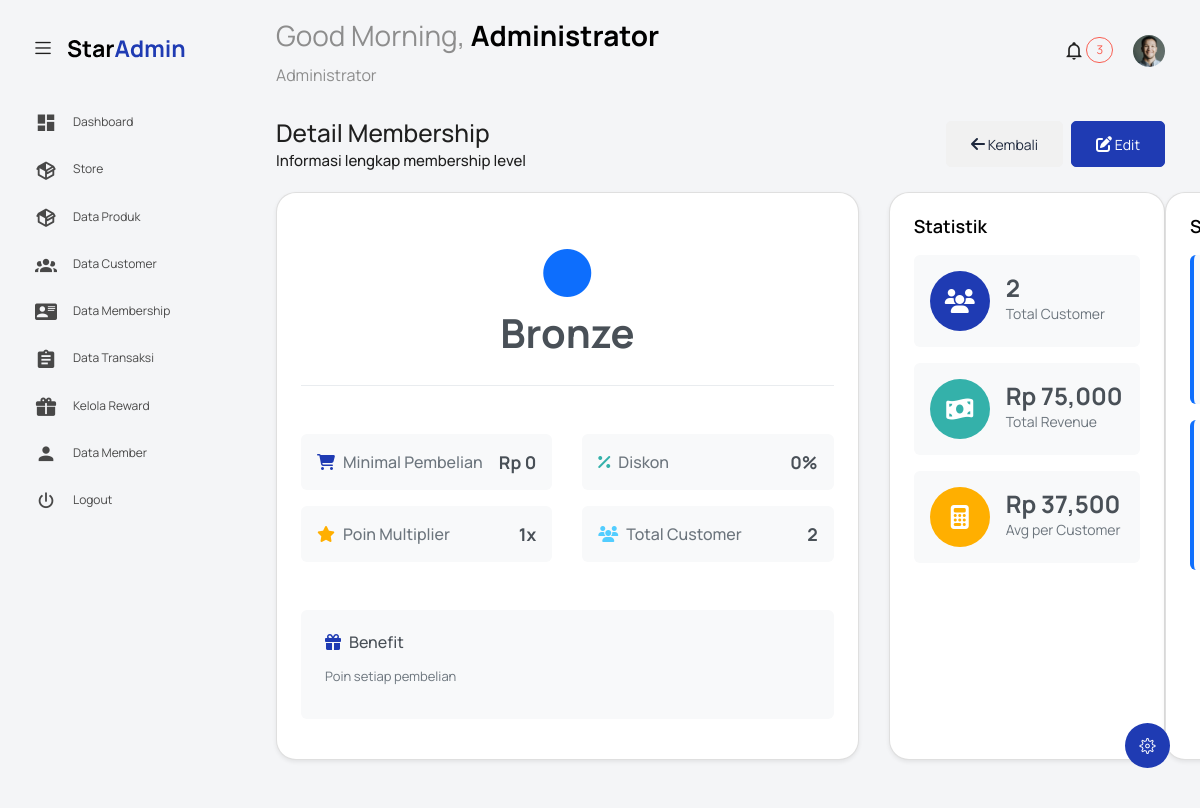
The app's page /index.php?controller=membership&action=view&id=1 (signed in) with its own data.
### tables this page shows
CREATE TABLE `membership` (
  `membership_id` int NOT NULL,
  `nama_membership` varchar(50) NOT NULL,
  `minimal_pembelian` decimal(10,2) NOT NULL,
  `diskon_persen` int DEFAULT '0',
  `poin_per_pembelian` int DEFAULT '1',
  `benefit` text
);

### controllers/MembershipController.php (called while the page is built, shortened)
<?php
class MembershipController {
    private $membershipModel;
    public function __construct() {
        $this->membershipModel = new MembershipModel();
    }
    public function view() {
        $id = $_GET['id'] ?? 0;
        $membership = $this->membershipModel->getMembershipById($id);
        $stats = $this->membershipModel->getMembershipStats($id);
        loadView('membership/view', [
            'membership' => $membership,
            'stats' => $stats,
            'title' => 'Detail Membership'
        ]);
    }
}
?>

### models/MembershipModel.php (called while the page is built, shortened)
<?php
class MembershipModel {
    private $conn;
    public function __construct() {
        global $conn;
        $this->conn = $conn;
    }
    public function getMembershipById($id) {
        $stmt = $this->conn->prepare("SELECT * FROM membership WHERE membership_id = ?");
        $stmt->bind_param("i", $id);
        $stmt->execute();
        $result = $stmt->get_result();
        return $result ? $result->fetch_assoc() : null;
    }
    public function getMembershipStats($id) {
        $stmt = $this->conn->prepare("SELECT COUNT(*) as total_customers, SUM(total_pembelian) as total_revenue FROM customers WHERE membership_id = ?");
        $stmt->bind_param("i", $id);
        $stmt->execute();
        $result = $stmt->get_result();
        return $result ? $result->fetch_assoc() : ['total_customers' => 0, 'total_revenue' => 0];
    }
}
?>

### views/membership/view.php (the view, shortened to what this page needs)
<?php include('template/header.php'); ?>
<body class="with-welcome-text">
  <div class="container-scroller">
    <?php include 'template/navbar.php'; ?>
    <div class="container-fluid page-body-wrapper">
      <?php include 'template/setting_panel.php'; ?>
      <?php include 'template/sidebar.php'; ?>
      <div class="main-panel">
        <div class="content-wrapper">
          <div class="row">
            <div class="col-md-12 grid-margin">
              <div class="row">
                <div class="col-12 col-xl-8 mb-4 mb-xl-0">
                  <h3 class="font-weight-bold">Detail Membership</h3>
                  <h6 class="font-weight-normal mb-0">Informasi lengkap membership level</h6>
                </div>
                <div class="col-12 col-xl-4">
                  <div class="d-flex justify-content-end">
                    <a href="index.php?controller=membership" class="btn btn-secondary me-2">
                      <i class="fas fa-arrow-left"></i> Kembali
                    </a>
                    <a href="index.php?controller=membership&action=edit&id=<?= $membership['membership_id'] ?>" class="btn btn-primary">
                      <i class="fas fa-edit"></i> Edit
                    </a>
                  </div>
                </div>
              </div>
            </div>
          </div>
          <div class="row">
            <div class="col-lg-8 grid-margin stretch-card">
              <div class="card">
                <div class="card-body">
                  <div class="membership-header">
                    <div class="membership-badge">
                      <?php
                      $icons = ['fas fa-circle', 'fas fa-star', 'fas fa-crown', 'fas fa-gem'];
                      $colorIndex = ($membership['membership_id'] - 1) % 4;
                      ?>
                      <i class="<?= $icons[$colorIndex] ?> membership-icon"></i>
                      <h2 class="membership-name"><?= htmlspecialchars($membership['nama_membership']) ?></h2>
                    </div>
                  </div>
                  <div class="membership-details">
                    <div class="row">
                      <div class="col-md-6">
                        <div class="detail-item">
                          <div class="detail-label">
                            <i class="fas fa-shopping-cart text-primary"></i>
                            <span>Minimal Pembelian</span>
                          </div>
                          <div class="detail-value">
                            <strong>Rp <?= number_format($membership['minimal_pembelian']) ?></strong>
                          </div>
                        </div>
                      </div>
                      <div class="col-md-6">
                        <div class="detail-item">
                          <div class="detail-label">
                            <i class="fas fa-percentage text-success"></i>
                            <span>Diskon</span>
                          </div>
                          <div class="detail-value">
                            <strong><?= $membership['diskon_persen'] ?>%</strong>
                          </div>
                        </div>
                      </div>
                      <div class="col-md-6">
                        <div class="detail-item">
                          <div class="detail-label">
                            <i class="fas fa-star text-warning"></i>
                            <span>Poin Multiplier</span>
                          </div>
                          <div class="detail-value">
                            <strong><?= $membership['poin_per_pembelian'] ?>x</strong>
                          </div>
                        </div>
                      </div>
                      <div class="col-md-6">
                        <div class="detail-item">
                          <div class="detail-label">
                            <i class="fas fa-users text-info"></i>
                            <span>Total Customer</span>
                          </div>
                          <div class="detail-value">
                            <strong><?= number_format($stats['total_customers']) ?></strong>
                          </div>
                        </div>
                      </div>
                    </div>
                    <div class="benefit-section">
                      <div class="benefit-header">
                        <i class="fas fa-gift text-primary"></i>
                        <h5>Benefit</h5>
                      </div>
                      <div class="benefit-content">
                        <p><?= htmlspecialchars($membership['benefit']) ?></p>
                      </div>
                    </div>
                  </div>
                </div>
              </div>
            </div>
            <div class="col-lg-4 grid-margin stretch-card">
              <div class="card">
                <div class="card-body">
                  <h4 class="card-title">Statistik</h4>
                  <div class="stat-item">
                    <div class="stat-icon bg-primary">
                      <i class="fas fa-users"></i>
                    </div>
                    <div class="stat-content">
                      <h3 class="stat-number"><?= number_format($stats['total_customers']) ?></h3>
                      <p class="stat-label">Total Customer</p>
                    </div>
                  </div>
                  <div class="stat-item">
                    <div class="stat-icon bg-success">
                      <i class="fas fa-money-bill-wave"></i>
                    </div>
                    <div class="stat-content">
                      <h3 class="stat-number">Rp <?= number_format($stats['total_revenue']) ?></h3>
                      <p class="stat-label">Total Revenue</p>
                    </div>
                  </div>
                  <div class="stat-item">
                    <div class="stat-icon bg-warning">
                      <i class="fas fa-calculator"></i>
                    </div>
                    <div class="stat-content">
                      <h3 class="stat-number">
                        Rp <?= $stats['total_customers'] > 0 ? number_format($stats['total_revenue'] / $stats['total_customers']) : 0 ?>
                      </h3>
                      <p class="stat-label">Avg per Customer</p>
                    </div>
                  </div>
                </div>
              </div>
              <div class="card">
                <div class="card-body">
                  <h4 class="card-title">Simulasi Benefit</h4>
                  <div class="simulation">
                    <div class="simulation-item">
                    </div>
                    <div class="simulation-item">
                    </div>
                  </div>
                </div>
              </div>
            </div>
          </div>
        </div>
      </div>
    </div>
  </div>
</body>
</html>

### views/membership/view.php (style rules this page uses)
.membership-header { text-align: center; padding: 2rem 0; border-bottom: 1px solid #e9ecef; margin-bottom: 2rem; }
.membership-badge { display: flex; flex-direction: column; align-items: center; gap: 1rem; }
.membership-icon { font-size: 3rem; color: #0d6efd; }
.membership-name { font-size: 2.5rem; font-weight: 700; color: #495057; margin-bottom: 0; }
.membership-details { padding: 1rem 0; }
.detail-item { display: flex; justify-content: space-between; align-items: center; padding: 1rem; background: #f8f9fa; border-radius: 0.375rem; margin-bottom: 1rem; }
.detail-label { display: flex; align-items: center; color: #6c757d; font-weight: 500; }
.detail-label i { margin-right: 0.5rem; }
.detail-value { color: #495057; font-size: 1.1rem; }
.benefit-section { margin-top: 2rem; padding: 1.5rem; background: #f8f9fa; border-radius: 0.375rem; }
.benefit-header { display: flex; align-items: center; margin-bottom: 1rem; }
.benefit-header i { margin-right: 0.5rem; }
.benefit-header h5 { margin-bottom: 0; color: #495057; }
.benefit-content { color: #6c757d; line-height: 1.6; }
.stat-item { display: flex; align-items: center; padding: 1rem; background: #f8f9fa; border-radius: 0.375rem; margin-bottom: 1rem; }
.stat-icon { width: 60px; height: 60px; border-radius: 50%; display: flex; align-items: center; justify-content: center; color: white; font-size: 1.5rem; margin-right: 1rem; flex-shrink: 0; }
.stat-content { flex: 1; }
.stat-number { font-size: 1.5rem; font-weight: 700; color: #495057; margin-bottom: 0.25rem; }
.stat-label { color: #6c757d; font-size: 0.875rem; margin-bottom: 0; }
.simulation { display: flex; flex-direction: column; gap: 1rem; }
.simulation-item { padding: 1rem; background: #f8f9fa; border-radius: 0.375rem; border-left: 4px solid #0d6efd; }
.card { box-shadow: 0 0.125rem 0.25rem rgba(0, 0, 0, 0.075); border: 1px solid rgba(0, 0, 0, 0.125); }
.me-2 { margin-right: 0.5rem; }

### records on screen
membership: nama_membership "Bronze", minimal_pembelian "0", diskon_persen "0", poin_per_pembelian "1", benefit "Poin setiap pembelian"

### other values on screen
$greeting "Good Morning"
$userName "Administrator"
$roleDisplay "Administrator"
$stats['total_customers'] "2"
$stats['total_revenue'] "75,000"
$stats['total_revenue'] / $stats['total_customers'] "37,500"
